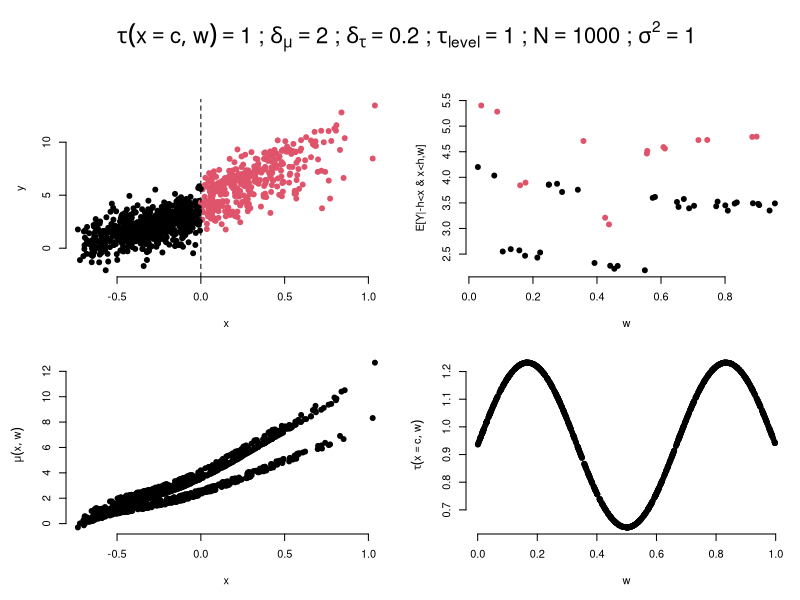
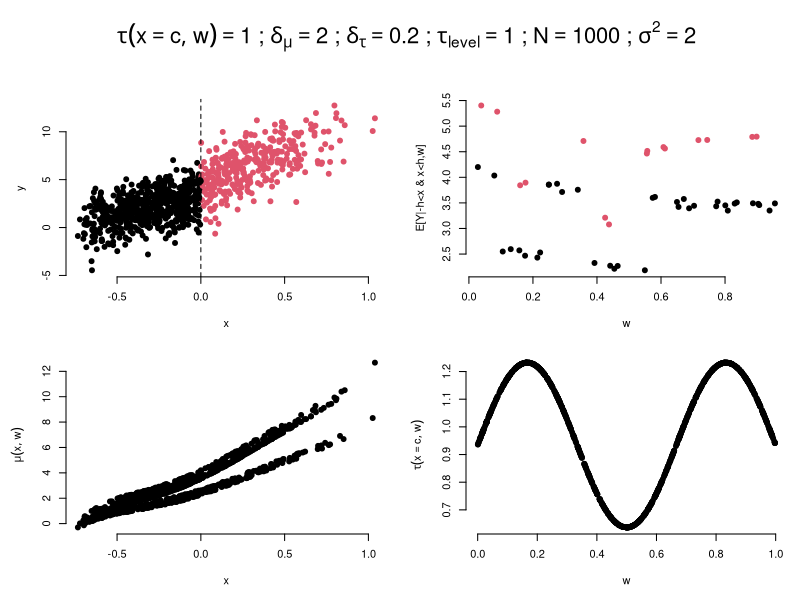
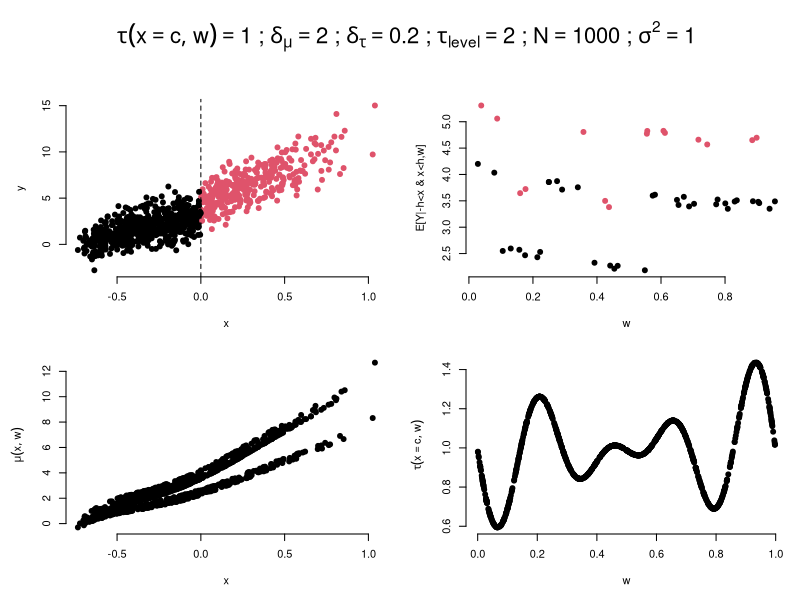
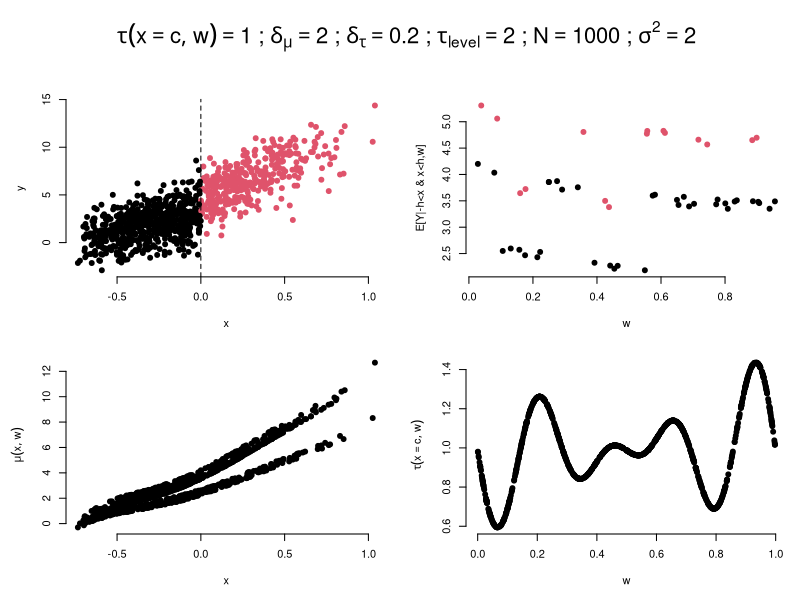
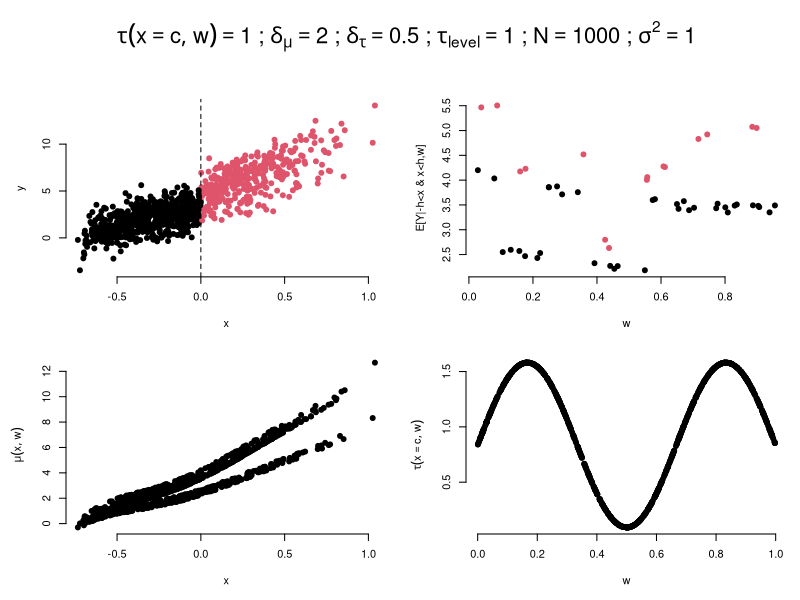
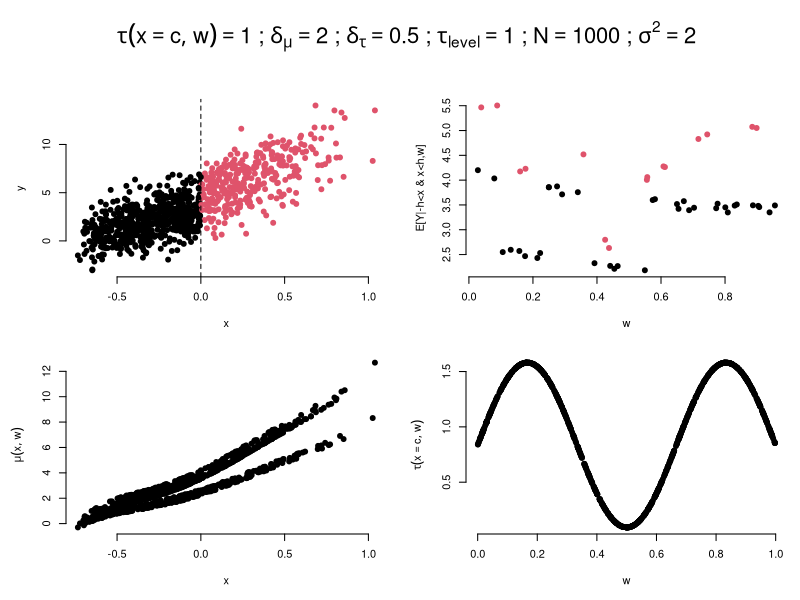
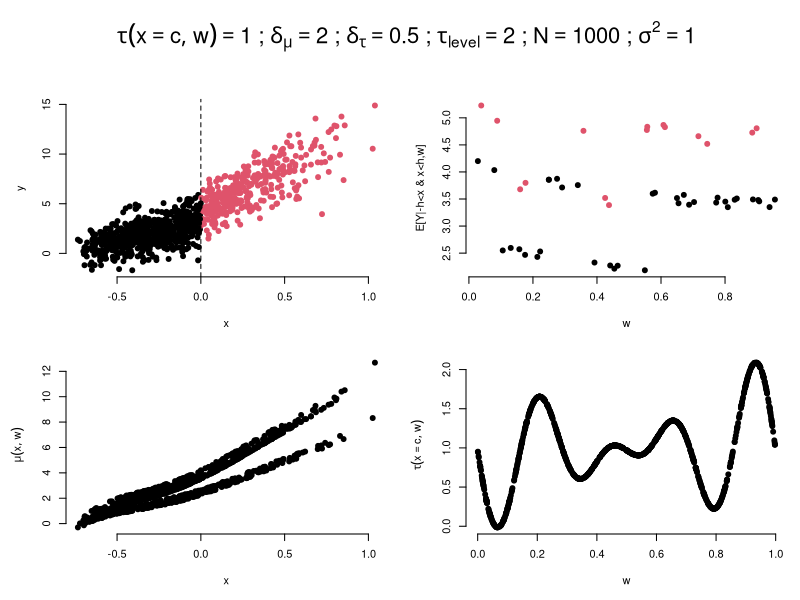
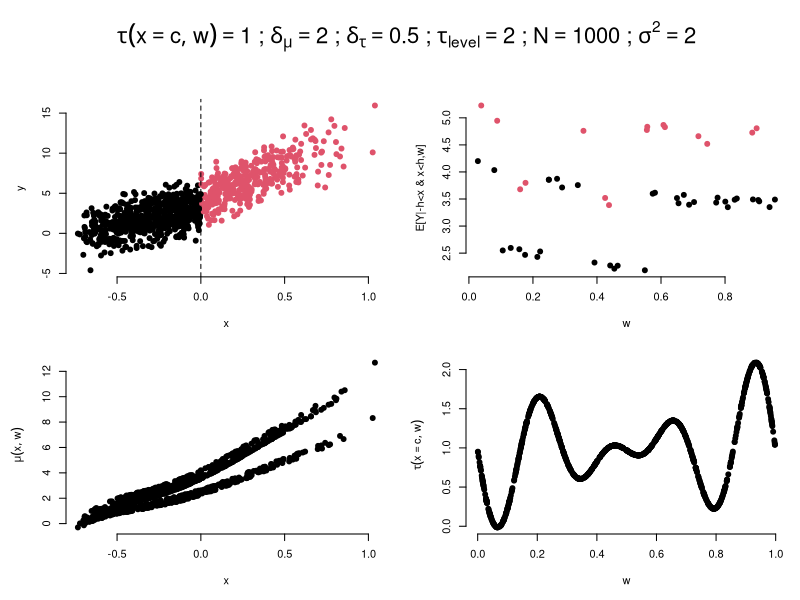

R code for these plots, in order:
## ---- chunk 1
knitr::opts_chunk$set(echo = TRUE)
## ---- chunk 2
set.seed(7)
### Functions
# - (x+0.5)*(x-1)*(cos(10*pi*x))
mu0.x <- function(x) 3*x^5 - 2.5*x^4 - 1.5*x^3 + 2*x^2 + 3*x + 2
mu0.w <- function(w) 0.5*w^2 - w
tau0.x <- function(x,c) (exp(x)-exp(c))/(1+exp(x))
tau0.w <- function(w,level) {
  if (level==1) out <- sin(3*pi*w) ## 6th degree polynomial on W
  if (level==2) out <- sin(7*pi*w)*(w-0.5)/(5+exp(-2*w)) ## 14th degree polynomial on W
  out <- out-mean(out)
  return(out)
}
mu <- function(x,w,delta,level) {
  mu.x <- mu0.x(x)
  mu.w <- mu0.w(w)
  mu0 <- mu.x + mu.w + 0.5*mu.x*(as.integer(mu.w*10)%%2==0)
  mu0/sd(mu0)*delta
}
tau <- function(x,c,w,delta,level) {
  tau.x <- tau0.x(x,c)
  tau.w <- tau0.w(w,level)
  ate + (tau.x + tau.w)/sd(tau.x + tau.w)*delta
}
## Parameters
c <- 0
ate <- 1
delta_mu <- 2
delta_tau <- c(0.2,0.5)
level <- 1:2
N <- c(1000,5000)
sig_error <- c(1,2)
for (n in N)
{
  ## Generate data
  x <- 2*rbeta(n,2,4)-0.75
  z <- as.numeric(x>=c)
  w <- runif(n)
  for (dm in delta_mu)
  {
    for (dt in delta_tau)
    {
      for (lvl in level)
      {
        for (sig in sig_error)
        {
          cate <- tau(c,c,w,dt,lvl)
          prog <- mu(x,w,dm,lvl)
          Ey <- mu(x,w,dm,lvl) + tau(x,c,w,dt,lvl)*z
          y <- Ey + rnorm(n,0,sqrt(sig))
          title <- bquote(tau(x==c,w)==.(ate)
                          ~";"~delta[mu]==.(dm)
                          ~";"~delta[tau]==.(dt)
                          ~";"~tau[level]==.(lvl)
                          ~";"~N==.(n)
                          ~";"~sigma^2==.(sig))
          ## Plot data
          par(bty="n",pch=19)
          layout(matrix(c(1,2,3,1,4,5),ncol=2),height=c(1,3,3))
          par(mar=c(2,2,1,1))
          plot.new()
          text(0.5,0.5,title,cex=2,font=2)
          ###
          par(mar=c(5,5,1,1))
          plot(x,y,col=z+1)
          abline(v=c,lty=2)
          ###
          plot(x,mu(x,w,dm,lvl),ylab=bquote(mu(x,w)))
          ###
          h <- ifelse(n==1000,0.034,0.013)
          test <- -h<x & x<h
          plot(w[test],Ey[test],
               ylab="E[Y|-h<x & x<h,w]",xlab="w",
               col=z[test]+1)
          ###
          plot(w,cate,ylab=bquote(tau(x==c,w)))
        }
      }
    }
  }
}
